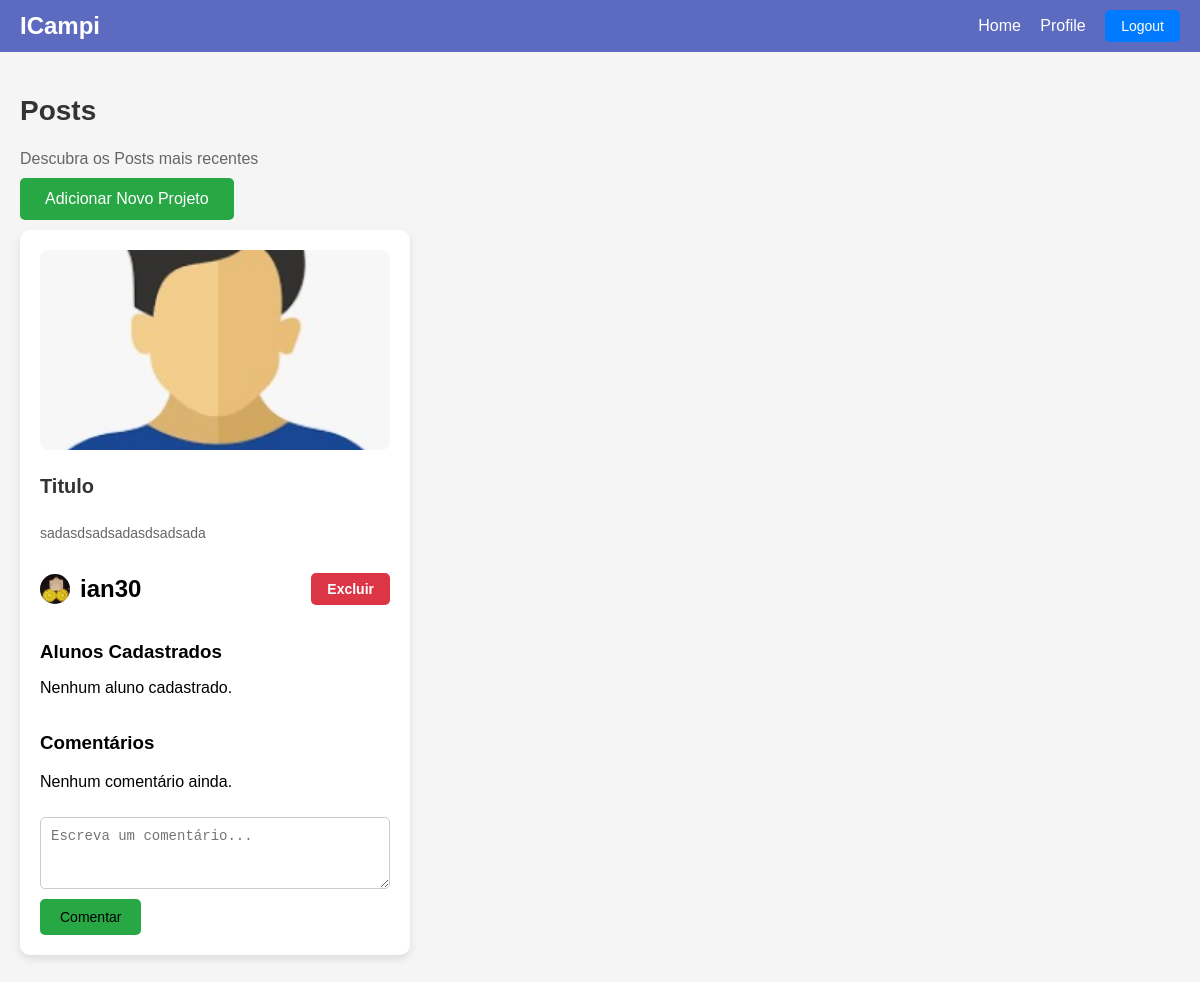
/ (signed in), run on the app's committed database.
### feed/models.py (models this page shows, shortened)
class Project(models.Model):
    title = models.CharField(max_length=20)
    body = models.TextField(max_length=750)
    calendar = models.DateField(null=True, blank=True)
    author = models.ForeignKey(Profile, limit_choices_to={'role': 'teacher'}, on_delete=models.CASCADE, null=True, blank=True)
    students = models.ManyToManyField(Profile, related_name='joined_projects', limit_choices_to={'role': 'student'}, blank=True)
    image = models.ImageField(upload_to ='project_images/', null=True, blank=True)

class Profile(models.Model):
    ROLE_CHOICES = (
        ('student', 'Student'),
        ('teacher', 'Teacher'),
    )
    user = models.OneToOneField(User, on_delete=models.CASCADE)
    role = models.CharField(max_length=7, choices=ROLE_CHOICES)
    matricula = models.CharField(max_length=9, validators=[MinLengthValidator(9)], unique=False)
    summary = models.TextField(max_length=500, help_text="Descreva seus conhecimentos aqui")
    profile_image = models.ImageField(upload_to='profile_images/', blank=True, null=True)
    profile_background_image = models.ImageField(upload_to='profile_backgrounds/', null=True, blank=True)

### feed/views.py (the view)
# urls.py: path('', ProjectListView.as_view(), name='home'),
class ProjectListView(LoginRequiredMixin, generic.ListView):
    model = Project
    paginate_by = 10
    template_name = 'feed/feed.html'
    context_object_name = 'projects'
    login_url = '/accounts/login/'
    def get_context_data(self, **kwargs):
        context = super().get_context_data(**kwargs)
        context['comment_form'] = CommentForm()  # Inclui o formulário de comentário no contexto
        return context

### feed/forms.py
class CommentForm(forms.ModelForm):
    class Meta:
        model = Comment
        fields = ['body']
        widgets = {
            'body': forms.Textarea(attrs={
                'class': 'form-field',  # Classe CSS para estilização
                'placeholder': 'Escreva um comentário...',
                'rows': 3,
            }),
        }

### feed/templates/feed/feed.html (shortened to what this page needs)
<!DOCTYPE html>
<html lang="en">
<head>
</head>
<body>
    <header>
        <h1>ICampi</h1>
        <nav>
            <a href=" ">Home</a>
            <a href="{% url 'profile' %}">Profile</a>
            <form class="logout-form" action="{% url 'logout' %}" method="post">
                <button type="submit">Logout</button>
            </form>
        </nav>
    </header>
    <main class="main">
        <div class="section-header">
            <h2 class="section-title">Posts</h2>
            <p class="section-subtitle">Descubra os Posts mais recentes</p>
        </div>
        {% if user.is_authenticated and user.profile.role == 'teacher' %}
            <a href="{% url 'add_project' %}">
                <button class="add-project-btn">Adicionar Novo Projeto</button>
            </a>
        {% endif %}
        <div class="projects-container">
            {% for project in projects %}
                <div class="project-card">
                    <div class="project-image">
                        {% if project.image %}
                            <img src="{{ project.image.url }}" alt="{{ project.title }} Image" class="project-image">
                        {% else %}
                            <img src="/static/images/Avatar_Padrão.jpeg" alt="Imagem do Projeto Padrão" class="project-image">
                        {% endif %}
                    </div>
                    <h2 class="project-title">{{ project.title }}</h2>
                    <p class="project-body">{{ project.body|truncatewords:20 }}</p>
                    <div class="project-footer">
                        <div class="project-footer-content">
                            <div class="author-info">
                                {% if project.author.profile_image %}
                                    <img src="{{ project.author.profile_image.url }}" alt="Foto de perfil de {{ project.author.user.username }}" class="avatar">
                                {% else %}
                                    <img src="/static/images/Avatar_Padrão.jpeg" alt="Foto de perfil padrão" class="avatar">
                                {% endif %}
                                <h2>{{ project.author.user.username }}</h2>
                            </div>
                            {% if request.user.is_authenticated and request.user.profile.role == 'teacher' %}
                                <form action="{% url 'delete_project' project.id %}" method="post" style="display:inline;">
                                    <button type="submit" class="delete-btn">Excluir</button>
                                </form>
                            {% endif %}
                        </div>
                        <h3>Alunos Cadastrados</h3>
                        {% for student in project.students.all %}
                            <div class="student-info">
                                {% if student.profile_image %}
                                    <img src="{{ student.profile_image.url }}" alt="Foto de perfil de {{ student.user.username }}" class="avatar">
                                {% else %}
                                    <img src="/static/images/Avatar_Padrão.jpeg" alt="Foto de perfil padrão" class="avatar">
                                {% endif %}
                                <h4>{{ student.user.username }}</h4>
                            </div>
                        {% empty %}
                            <p>Nenhum aluno cadastrado.</p>
                        {% endfor %}
                    </div>
                    <div class="comment-section">
                        <h3>Comentários</h3>
                        {% for comment in project.comments.all %}
                            <div class="comment">
                                <p><strong>{{ comment.author.user.username }}:</strong> {{ comment.body }}</p>
                                <p><small>Comentado em {{ comment.created_at }}</small></p>
                            </div>
                        {% empty %}
                            <p>Nenhum comentário ainda.</p>
                        {% endfor %}
                    </div>
                    <form class="comment-form" action="{% url 'add_comment' project.id %}" method="post">
                        {{ comment_form.body }}
                        <button type="submit">Comentar</button>
                    </form>
                </div>
            {% empty %}
                <p>Nenhum projeto encontrado.</p>
            {% endfor %}
        </div>
    </main>
</body>
</html>

### feed/templates/feed/feed.html (style rules this page uses)
body { font-family: Arial, sans-serif; margin: 0; padding: 0; background-color: #f5f5f5; }
header { background-color: #5c6bc0; color: white; padding: 10px 20px; display: flex; justify-content: space-between; align-items: center; }
header h1 { margin: 0; font-size: 24px; }
nav a { color: white; text-decoration: none; margin-right: 15px; }
.logout-form { display: inline; }
.main { max-width: 1200px; margin: auto; padding: 20px; }
.section-title { font-size: 28px; font-weight: bold; color: #333; text-align: left; }
.section-subtitle { color: #666; font-size: 16px; text-align: left; margin-bottom: 20px; }
.projects-container { display: grid; grid-template-columns: repeat(3, 1fr); gap: 20px; justify-items: center; margin-bottom: 20px; }
.project-card { background-color: white; padding: 20px; border-radius: 10px; box-shadow: 0px 4px 8px rgba(0, 0, 0, 0.1); max-width: 350px; width: 100%; display: flex; flex-direction: column; justify-content: space-between; }
.project-image { width: 100%; height: 200px; object-fit: cover; border-radius: 8px; overflow: hidden; margin-bottom: 15px; }
.project-title { font-size: 20px; font-weight: bold; color: #333; margin: 10px 0; }
.project-body { color: #666; font-size: 14px; line-height: 1.6; margin-bottom: 10px; }
.project-footer-content { display: flex; justify-content: space-between; align-items: center; width: 100%; margin-bottom: 10px; }
.author-info, .student-info { display: flex; align-items: center; gap: 10px; }
.author-info img, .student-info img { width: 30px; height: 30px; border-radius: 50%; background-color: #ccc; }
.add-project-btn { padding: 12px 25px; background-color: #28a745; color: white; border: none; border-radius: 5px; font-size: 16px; text-align: center; cursor: pointer; transition: background-color 0.3s; position: relative; top: -10px; }
button { padding: 8px 16px; border: none; border-radius: 5px; font-size: 14px; cursor: pointer; transition: background-color 0.3s; }
.logout-form button { background-color: #007bff; color: white; }
.delete-btn { background-color: #dc3545; color: white; padding: 8px 16px; font-weight: bold; border: none; border-radius: 5px; cursor: pointer; transition: background-color 0.3s; }
.comment-form button { width: fit-content; padding: 10px 20px; background-color: #28a745; border-radius: 5px; }
.comment-form { display: flex; flex-direction: column; margin-top: 10px; }
.comment-form textarea { padding: 10px; border-radius: 5px; border: 1px solid #ccc; font-size: 14px; resize: vertical; min-height: 50px; margin-bottom: 10px; }
.project-footer h3 { margin-bottom: 5px; }

### data on the page
Project: title "Titulo", body "sadasdsadsadasdsadsada", author.profile_image (picture), author.user.username "ian30"
